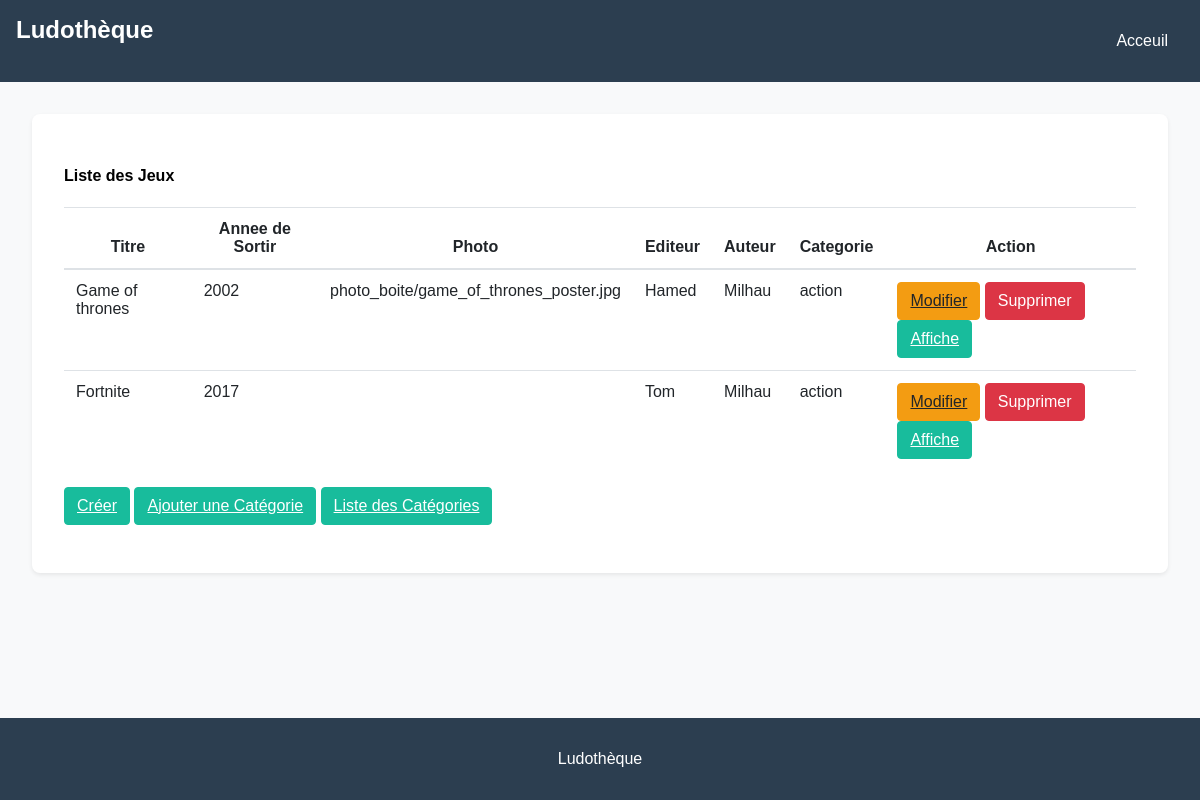
The app's page /jeux/ with its own data.
### myapp/models.py (models this page shows, shortened)
class Jeu(models.Model):
    titre = models.CharField(max_length=200)
    annee_sortie = models.IntegerField(default=2000)
    photo_boite = models.ImageField(upload_to='photo_boite', blank=True, null=True)
    editeur = models.CharField(max_length=200)
    auteur = models.ForeignKey(Auteur, on_delete=models.CASCADE, blank=True, null=True)
    categorie = models.ForeignKey(Categorie, on_delete=models.CASCADE, blank=True, null=True)

class Auteur(models.Model):
    nom = models.CharField(max_length=200)
    prenom = models.CharField(max_length=200)
    age = models.IntegerField()
    photos = models.ImageField(upload_to='photos', blank=True, null=True)

class Categorie(models.Model):
    nom = models.CharField(max_length=200)
    descriptif = models.TextField()

### myapp/views.py (the view)
# urls.py: path('jeux/', views.jeuList, name='jeu-liste'),
def jeuList(request):
    jeux = Jeu.objects.all()
    return render(request,'jeu/jeux_liste.html',{'jeux': jeux})

### myapp/templates/jeu/jeux_liste.html (shortened to what this page needs)
{% extends "base.html" %}
{% block content %}
<div class="card-body">
    <h4>Liste des Jeux</h4>
    <table class="table">
        <thead>
            <tr>
                <th scope="col">Titre</th>
                <th scope="col">Annee de Sortir</th>
                <th scope="col">Photo</th>
                <th scope="col">Editeur</th>
                <th scope="col">Auteur</th>
                <th scope="col">Categorie</th>
                <th scope="col">Action</th>
            </tr>
        </thead>
        <tbody>
            {% for jeu in jeux %}
            <tr>
                <td>{{ jeu.titre }}</td>
                <td>{{ jeu.annee_sortie }}</td>
                <td>{{ jeu.photo_boite }}</td>
                <td>{{ jeu.editeur }}</td>
                <td>{{ jeu.auteur.nom }}</td>
                <td>{{ jeu.categorie.nom }}</td>
                <td>
                    <a type="button" class="btn btn-warning" href="{% url 'update_jeu' jeu.id %}">Modifier</a>
                    <form action="{% url 'delete_jeu' jeu.id %}" method="post" style="display:inline;">
                        <button type="submit" class="btn btn-danger">Supprimer</button>
                    </form>
                    <a type="button" class="btn btn-success" href="{% url 'display_jeu' jeu.id %}">Affiche</a>
                </td>
            </tr>
            {% endfor %}
        </tbody>
    </table>
    <section class="table">
        <a type="button" class="btn btn-success" href="{% url 'create_jeu' %}">Créer</a>
        <a type="button" class="btn btn-success" href="{% url 'create_categorie' %}">Ajouter une Catégorie</a>
        <a type="button" class="btn btn-success" href="{% url 'categorie-liste' %}">Liste des Catégories</a>
    </section>
</div>
{% endblock %}

### myapp/static/design.css (style rules this page uses)
body { font-family: 'Arial', sans-serif; background-color: #f8f9fa; margin: 0; padding: 0; }
.card-body { padding: 2rem; background-color: white; margin: 2rem; border-radius: 0.5rem; box-shadow: 0 0.125rem 0.25rem rgba(0, 0, 0, 0.075); }
.table { width: 100%; margin-bottom: 1rem; color: #212529; border-collapse: collapse; }
.table th, .table td { padding: 0.75rem; vertical-align: top; border-top: 1px solid #dee2e6; }
.table thead th { vertical-align: bottom; border-bottom: 2px solid #dee2e6; }
.btn { display: inline-block; font-weight: 400; color: #212529; text-align: center; vertical-align: middle; user-select: none; background-color: transparent; border: 1px solid transparent; padding: 0.375rem 0.75rem; font-size: 1rem; line-height: 1.5; border-radius: 0.25rem; transition: color 0.15s ease-in-out, background-color 0.15s ease-in-out, border-color 0.15s ease-in-out, box-shadow 0.15s ease-in-out; }
.btn-warning { color: #212529; background-color: #f39c12; border-color: #f39c12; }
.btn-danger { color: #fff; background-color: #dc3545; border-color: #dc3545; }
.btn-success { color: #fff; background-color: #18bc9c; border-color: #18bc9c; }

### records on screen
Jeu: titre "Game of thrones", annee_sortie "2002", photo_boite "photo_boite/game_of_thrones_poster.jpg", editeur "Hamed", auteur.nom "Milhau", categorie.nom "action"
Jeu: titre "Fortnite", annee_sortie "2017", editeur "Tom", auteur.nom "Milhau", categorie.nom "action"
